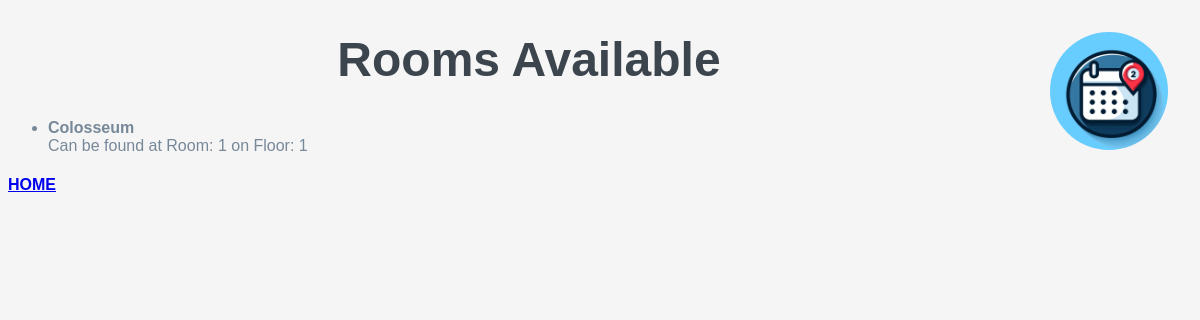
The page /meetings/rooms on the database as committed earlier.
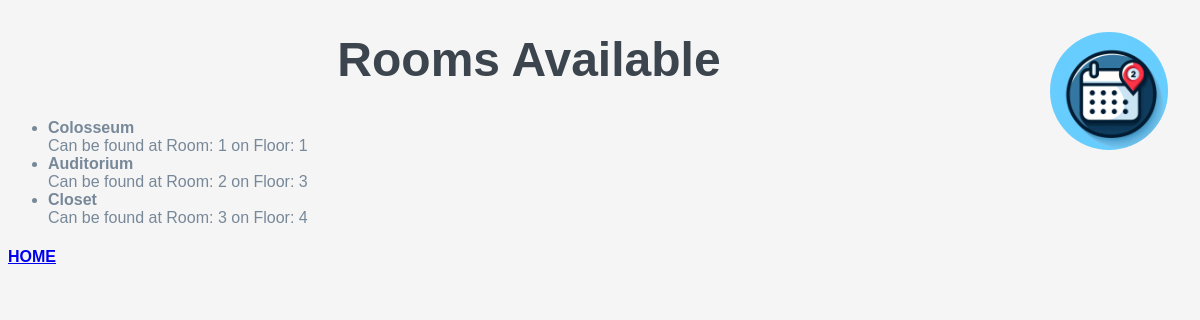
The same page on the database as committed later.
### meetings/models.py (models this page shows, shortened)
class Room(models.Model):
    name = models.CharField(max_length=100)
    floor_number = models.IntegerField()
    room_number = models.IntegerField()

### meetings/views.py (the view)
# urls.py: path('rooms', views.rooms, name="rooms"),
def rooms(request):
    return render(request, "meetings/room_detail.html",
                  {"rooms": Room.objects.all()})

### meetings/templates/meetings/room_detail.html (shortened to what this page needs)
{% extends "base.html" %}
{% block content %}
        <h1>Rooms Available</h1>
        <p>
            <ul>
                {% for room in rooms %}
                    <li>
                        <strong>{{room.name}}</strong>
                        <br>
                        Can be found at Room: {{room.room_number}} on Floor: {{room.floor_number}}
                    </li>
                {% endfor %}
            </ul>
        </p>
        <h4><a href="{% url 'home' %}">HOME</a></h4>
{% endblock %}

### website/templates/base.html (shortened to what this page needs)
{% load static %}
<!DOCTYPE html>
<html lang="en">
    <head>
        <link rel="stylesheet" href="{% static 'website/style.css' %}">
    </head>
    <body>
        <img src="{% static 'website/logo.png' %}">
        {% block content %}
        {% endblock %}
    </body>
</html>

### website/static/website/style.css (style rules this page uses)
* { font-family: 'Poppins', sans-serif; }
body { color: lightslategray; background-color: whitesmoke; }
h1 { color: rgb(60, 69, 78); text-align: center; margin-top: 2rem; font-size: 3rem; }
img { border-radius: 50%; width: 10%; float: right; margin-right: 2%; }

Rows that differ between the two databases and show on the page:
added Room: name "Auditorium", room_number "2", floor_number "3"
added Room: name "Closet", room_number "3", floor_number "4"
